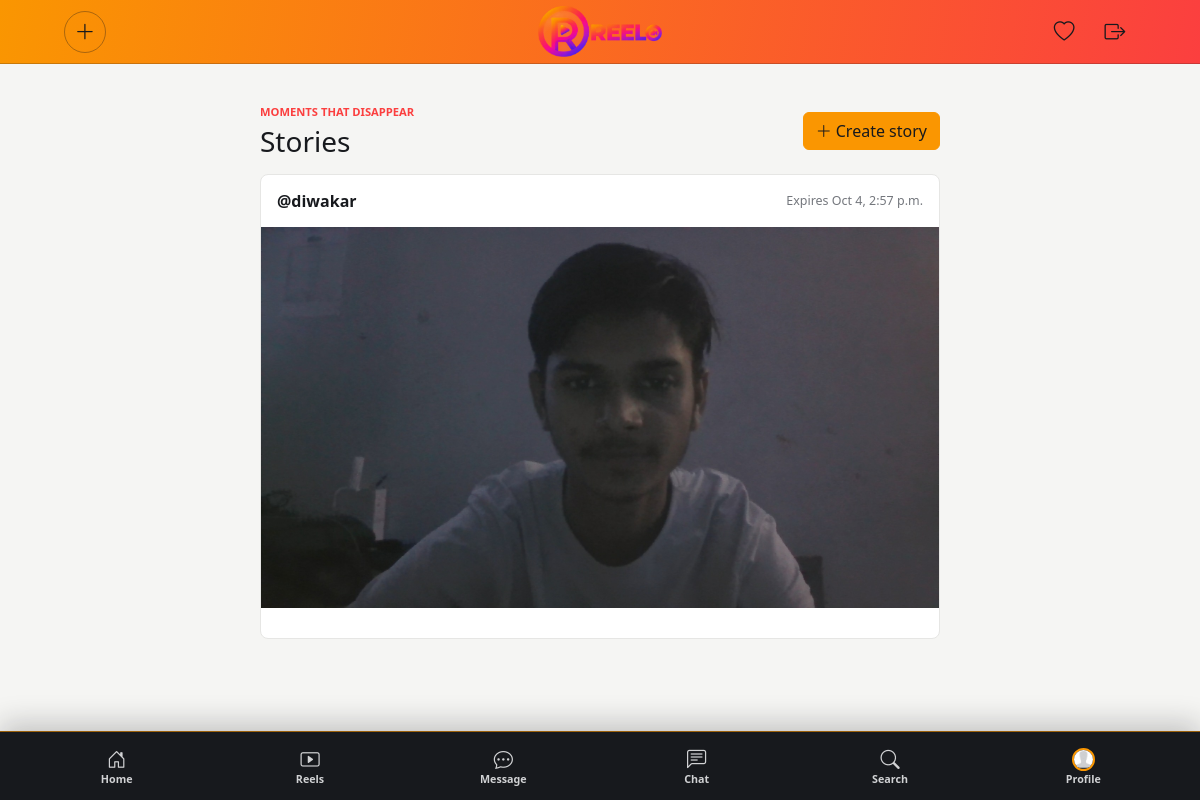
Screenshot of /stories/ (signed in) with the database file from the repository.
### reelo/models.py (models this page shows, shortened)
class Story(models.Model):
	user = models.ForeignKey(
		settings.AUTH_USER_MODEL,
		on_delete=models.CASCADE,
		related_name="stories",
	)
	image = models.ImageField(upload_to="stories/images/", blank=True, null=True)
	video = models.FileField(upload_to="stories/videos/", blank=True, null=True)
	caption = models.CharField(max_length=2200, blank=True)
	song = models.ForeignKey(
		Song,
		on_delete=models.SET_NULL,
		null=True,
		blank=True,
		related_name="stories",
	)
	created_at = models.DateTimeField(auto_now_add=True)
	expires_at = models.DateTimeField(default=story_expiry, db_index=True)
	class Meta:
		ordering = ("-created_at",)
		constraints = [
			models.CheckConstraint(
				condition=(
					models.Q(image__gt="", video__in=("", None))
					| models.Q(video__gt="", image__in=("", None))
				),
				name="story_has_exactly_one_media",
			),
		]

class User(AbstractUser):
	REQUIRED_FIELDS = ["email", "full_name"]
	class Gender(models.TextChoices):
		MALE = "M", "Male"
		FEMALE = "F", "Female"
		OTHER = "O", "Other"
		PREFER_NOT_TO_SAY = "N", "Prefer not to say"
	full_name = models.CharField(max_length=255)
	email = models.EmailField(blank=True)
	mobile_no = models.CharField(max_length=20, blank=True)
	dob = models.DateField(null=True, blank=True)
	address = models.TextField(blank=True)
	profile_image = models.ImageField(
		upload_to="profiles/", blank=True, null=True
	)
	gender = models.CharField(
		max_length=1, choices=Gender.choices, blank=True
	)

class Profile(models.Model):
	user = models.OneToOneField(
		settings.AUTH_USER_MODEL,
		on_delete=models.CASCADE,
		related_name="profile",
	)
	profile_image = models.ImageField(
		upload_to="profiles/", blank=True, null=True
	)
	bio = models.TextField(max_length=500, blank=True)
	website = models.URLField(blank=True)
	location = models.CharField(max_length=120, blank=True)
	date_of_birth = models.DateField(blank=True, null=True)
	is_private = models.BooleanField(default=False)
	followers_count = models.PositiveIntegerField(default=0)
	following_count = models.PositiveIntegerField(default=0)
	created_at = models.DateTimeField(auto_now_add=True)
	updated_at = models.DateTimeField(auto_now=True)

### reelo/views.py (the view)
# urls.py: path("stories/", views.stories, name="stories"),
@login_required
@require_GET
def stories(request):
	followed_user_ids = Follow.objects.filter(
		follower=request.user
	).values_list("following_id", flat=True)
	active_stories = (
		Story.objects.filter(expires_at__gt=timezone.now())
		.filter(
			Q(user=request.user)
			| Q(user_id__in=followed_user_ids)
		)
		.select_related("user", "song")
		.order_by("-created_at")
	)
	return render(request, "stories.html", {"stories": active_stories})

### templates/stories.html (shortened to what this page needs)
{% extends "base.html" %}
{% block content %}
<section class="post-feed mx-auto py-3">
  <header class="post-feed-heading">
    <div>
      <p class="post-eyebrow mb-1">Moments that disappear</p>
      <h1 class="h3 mb-0">Stories</h1>
    </div>
    <a class="btn btn-primary" href="{% url 'create_story' %}">
      <i class="bi bi-plus-lg me-1" aria-hidden="true"></i>Create story
    </a>
  </header>
  {% for story in stories %}
  <article class="post-feed-card">
    <header class="post-feed-author">
      <a href="{% url 'profile_detail' username=story.user.username %}">@{{ story.user.username }}</a>
      <span>Expires {{ story.expires_at|date:"M j, g:i a" }}</span>
    </header>
    {% if story.image %}
    <img class="post-feed-media" src="{{ story.image.url }}" alt="Story by {{ story.user.username }}" />
    {% elif story.video %}
    <video class="post-feed-media" src="{{ story.video.url }}" controls playsinline></video>
    {% endif %}
    <div class="post-feed-copy">
    </div>
  </article>
  {% endfor %}
</section>
{% endblock %}

### templates/base.html (shortened to what this page needs)
{% load static %}
<!doctype html>
<html lang="en">
  <head>
    <link
      href="https://cdn.jsdelivr.net/npm/bootstrap@5.3.3/dist/css/bootstrap.min.css"
      rel="stylesheet"
    />
    <link
      href="https://cdn.jsdelivr.net/npm/bootstrap-icons@1.11.3/font/bootstrap-icons.min.css"
      rel="stylesheet"
    />
    <link rel="stylesheet" href="{% static 'css/reelo.css' %}" />
  </head>
  <body>
    <header class="site-topbar">
      <nav class="site-topbar-inner" aria-label="Top navigation">
        <div class="topbar-start">
          <a
            class="topbar-icon topbar-create"
            href="{% url 'create_post' %}"
            aria-label="Create a post"
            title="Create post"
          >
            <i class="bi bi-plus-lg" aria-hidden="true"></i>
          </a>
        </div>
        <a class="topbar-brand" href="{% url 'home' %}" aria-label="Reelo home">
          <img class="topbar-logo" src="{% static 'logo.png' %}" alt="Reelo" />
        </a>
        <div class="topbar-actions">
          <a
            class="topbar-icon"
            href="{% url 'notifications' %}"
            aria-label="Notifications"
            title="Notifications"
          >
            <i class="bi bi-heart" aria-hidden="true"></i>
          </a>
          {% if user.is_authenticated %}
          <form class="topbar-logout" method="post" action="{% url 'logout' %}">
            <button
              class="topbar-icon"
              type="submit"
              aria-label="Log out"
              title="Log out"
            >
              <i class="bi bi-box-arrow-right" aria-hidden="true"></i>
            </button>
          </form>
          {% endif %}
        </div>
      </nav>
    </header>
    <main class="site-main {% block main_class %}container{% endblock %}">
       {% block content %}{% endblock %}
    </main>
    <nav class="site-bottomnav" aria-label="Main navigation">
      <div class="bottomnav-inner">
        <a
          class="bottom-nav-link{% if request.resolver_match.url_name == 'home' %} is-active{% endif %}"
          href="{% url 'home' %}"
          {%
          if
          request.resolver_match.url_name=""
          ="home"
          %}
          aria-current="page"
          {%
          endif
          %}
        >
          <span class="bottom-nav-icon-wrap"
            ><i class="bi bi-house-door" aria-hidden="true"></i
          ></span>
          <span>Home</span>
        </a>
        <a
          class="bottom-nav-link{% if request.resolver_match.url_name == 'reels_feed' %} is-active{% endif %}"
          href="{% url 'reels_feed' %}"
          {%
          if
          request.resolver_match.url_name=""
          ="reels_feed"
          %}
          aria-current="page"
          {%
          endif
          %}
        >
          <span class="bottom-nav-icon-wrap"
            ><i class="bi bi-play-btn" aria-hidden="true"></i
          ></span>
          <span>Reels</span>
        </a>
        <a
          class="bottom-nav-link{% if request.resolver_match.url_name == 'messages' %} is-active{% endif %}"
          href="{% url 'messages' %}"
          {%
          if
          request.resolver_match.url_name=""
          ="messages"
          %}
          aria-current="page"
          {%
          endif
          %}
        >
          <span class="bottom-nav-icon-wrap">
            <i class="bi bi-chat-dots" aria-hidden="true"></i>
          </span>
          <span>Message</span>
        </a>
        <a
          class="bottom-nav-link{% if request.resolver_match.url_name == 'chat' %} is-active{% endif %}"
          href="{% url 'chat' %}"
          {%
          if
          request.resolver_match.url_name=""
          ="chat"
          %}
          aria-current="page"
          {%
          endif
          %}
        >
          <span class="bottom-nav-icon-wrap">
            <i class="bi bi-chat-left-text" aria-hidden="true"></i>
          </span>
          <span>Chat</span>
        </a>
        <a
          class="bottom-nav-link{% if request.resolver_match.url_name == 'search' %} is-active{% endif %}"
          href="{% url 'search' %}"
          {%
          if
          request.resolver_match.url_name=""
          ="search"
          %}
          aria-current="page"
          {%
          endif
          %}
        >
          <span class="bottom-nav-icon-wrap"
            ><i class="bi bi-search" aria-hidden="true"></i
          ></span>
          <span>Search</span>
        </a>
        <a
          class="bottom-nav-link{% if request.resolver_match.url_name == 'profile' or request.resolver_match.url_name == 'profile_detail' %} is-active{% endif %}"
          href="{% if user.is_authenticated %}{% url 'profile' %}{% else %}{% url 'login' %}{% endif %}"
          {%
          if
          request.resolver_match.url_name=""
          ="profile"
          or
          request.resolver_match.url_name=""
          ="profile_detail"
          %}
          aria-current="page"
          {%
          endif
          %}
        >
          <span class="bottom-nav-icon-wrap">
            {% if user.is_authenticated and user.profile.profile_image %}
            <img
              class="bottom-nav-avatar"
              src="{{ user.profile.profile_image.url }}"
              alt=""
            />
            {% elif user.is_authenticated and user.profile_image %}
            <img
              class="bottom-nav-avatar"
              src="{{ user.profile_image.url }}"
              alt=""
            />
            {% else %}
            <i class="bi bi-person-circle" aria-hidden="true"></i>
            {% endif %}
          </span>
          <span>Profile</span>
        </a>
      </div>
    </nav>
  </body>
</html>

### rows the page displays
Story: user.username "diwakar", expires_at "Oct 4, 2:57 p.m.", image (picture)
User: profile.profile_image (picture)
